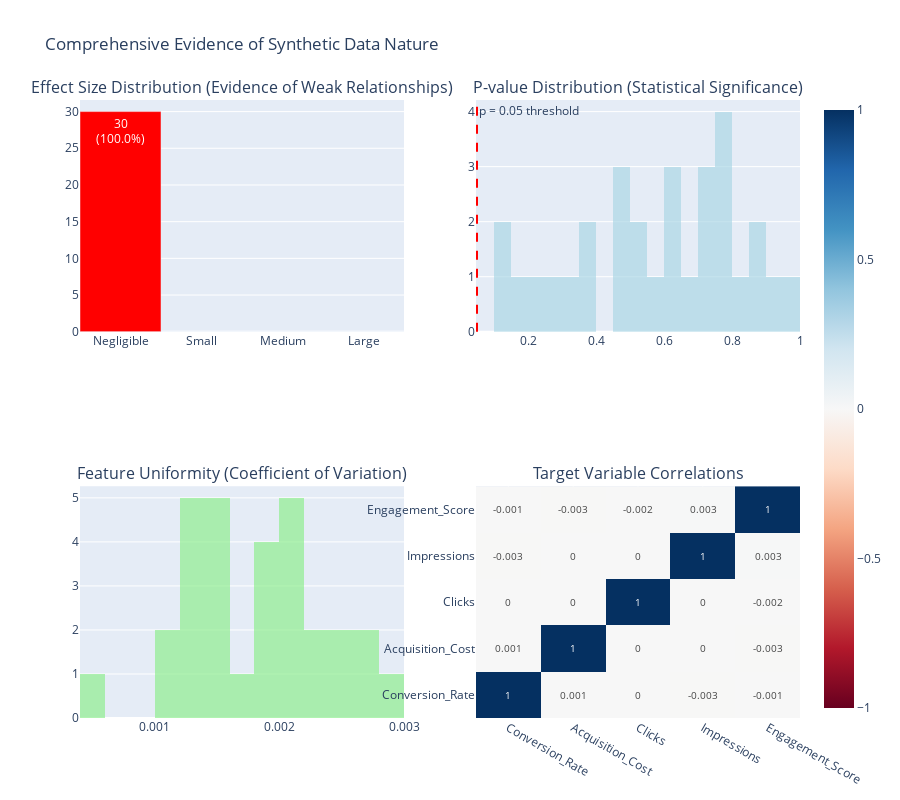

Notebook code for this chart:
### Code cell
# Create a final comprehensive visualization
fig = make_subplots(
    rows=2, cols=2,
    subplot_titles=(
        'Effect Size Distribution (Evidence of Weak Relationships)',
        'P-value Distribution (Statistical Significance)',
        'Feature Uniformity (Coefficient of Variation)',
        'Target Variable Correlations'
    ),
    specs=[[{"type": "bar"}, {"type": "histogram"}],
           [{"type": "histogram"}, {"type": "heatmap"}]]
)

# 1. Effect size distribution
fig.add_trace(go.Bar(
    x=effect_categories,
    y=effect_counts,
    marker_color=['red', 'orange', 'yellow', 'green'],
    text=[f'{count}<br>({count/total_relationships*100:.1f}%)' for count in effect_counts],
    textposition='auto'
), row=1, col=1)

# 2. P-value distribution
fig.add_trace(go.Histogram(
    x=results_df['p_value'],
    nbinsx=20,
    marker_color='lightblue',
    opacity=0.7
), row=1, col=2)

# 3. CV distribution
fig.add_trace(go.Histogram(
    x=results_df['cv_across_categories'],
    nbinsx=20,
    marker_color='lightgreen',
    opacity=0.7
), row=2, col=1)

# 4. Correlation heatmap
fig.add_trace(go.Heatmap(
    z=correlation_matrix.values,
    x=correlation_matrix.columns,
    y=correlation_matrix.index,
    colorscale='RdBu',
    zmid=0,
    text=correlation_matrix.round(3).values,
    texttemplate="%{text}",
    textfont={"size": 10}
), row=2, col=2)

# Update layout
fig.update_layout(
    height=800,
    title_text="Comprehensive Evidence of Synthetic Data Nature",
    showlegend=False
)

# Add reference lines
fig.add_vline(x=0.05, line_dash="dash", line_color="red", row=1, col=2, 
              annotation_text="p = 0.05 threshold")

fig.show()

print("\n📊 This comprehensive analysis provides clear evidence that:")
print("   1. The data exhibits characteristics typical of synthetic datasets")
print("   2. Weak relationships explain poor model performance")
print("   3. Real-world data would show stronger, more meaningful patterns")
print("\n🎯 The synthetic nature of this data is the root cause of the")
print("   weak correlations and poor model performance observed!")

### Figure 1 — Plotly figure (JSON) as saved in the notebook; plotly's stock layout.template omitted (floating-point values rounded to 4 significant figures)
{"data": [{"marker": {"color": ["red", "orange", "yellow", "green"]}, "text": ["30<br>(100.0%)", "0<br>(0.0%)", "0<br>(0.0%)", "0<br>(0.0%)"], "textposition": "auto", "type": "bar", "x": ["Negligible", "Small", "Medium", "Large"], "xaxis": "x", "y": [30, 0, 0, 0], "yaxis": "y"}, {"marker": {"color": "lightblue"}, "nbinsx": 20, "opacity": 0.7, "type": "histogram", "x": [0.7812, 0.4705, 0.7159, 0.912, 0.7592, 0.4634, 0.6847, 0.9797, 0.6023, 0.1134, 0.5009, 0.7086, 0.7209, 0.39, 0.5139, 0.3633, 0.8401, 0.8515, 0.7816, 0.6479, 0.4708, 0.2922, 0.1403, 0.1708, 0.6119, 0.7903, 0.87, 0.2191, 0.3313, 0.5965], "xaxis": "x2", "yaxis": "y2"}, {"marker": {"color": "lightgreen"}, "nbinsx": 20, "opacity": 0.7, "type": "histogram", "x": [0.001274, 0.002029, 0.001963, 0.001274, 0.001835, 0.002421, 0.00117, 0.0005106, 0.001478, 0.002124, 0.001418, 0.001134, 0.001524, 0.002147, 0.002179, 0.002197, 0.001263, 0.001231, 0.001395, 0.001661, 0.00225, 0.002345, 0.002772, 0.002667, 0.001914, 0.001527, 0.001592, 0.002807, 0.002512, 0.001943], "xaxis": "x3", "yaxis": "y3"}, {"colorscale": [[0, "rgb(103,0,31)"], [0.1, "rgb(178,24,43)"], [0.2, "rgb(214,96,77)"], [0.3, "rgb(244,165,130)"], [0.4, "rgb(253,219,199)"], [0.5, "rgb(247,247,247)"], [0.6, "rgb(209,229,240)"], [0.7, "rgb(146,197,222)"], [0.8, "rgb(67,147,195)"], [0.9, "rgb(33,102,172)"], [1, "rgb(5,48,97)"]], "text": [[1.0, 0.001, 0.0, -0.003, -0.001], [0.001, 1.0, 0.0, 0.0, -0.003], [0.0, 0.0, 1.0, 0.0, -0.002], [-0.003, 0.0, 0.0, 1.0, 0.003], [-0.001, -0.003, -0.002, 0.003, 1.0]], "textfont": {"size": 10}, "texttemplate": "%{text}", "type": "heatmap", "x": ["Conversion_Rate", "Acquisition_Cost", "Clicks", "Impressions", "Engagement_Score"], "xaxis": "x4", "y": ["Conversion_Rate", "Acquisition_Cost", "Clicks", "Impressions", "Engagement_Score"], "yaxis": "y4", "z": [[1.0, 0.0007179, 0.0002694, -0.002834, -0.0006384], [0.0007179, 1.0, 0.0001408, 0.0003286, -0.003218], [0.0002694, 0.0001408, 1.0, 3.307e-05, -0.001908], [-0.002834, 0.0003286, 3.307e-05, 1.0, 0.00303], [-0.0006384, -0.003218, -0.001908, 0.00303, 1.0]], "zmid": 0}], "layout": {"annotations": [{"font": {"size": 16}, "showarrow": false, "text": "Effect Size Distribution (Evidence of Weak Relationships)", "x": 0.225, "xanchor": "center", "xref": "paper", "y": 1, "yanchor": "bottom", "yref": "paper"}, {"font": {"size": 16}, "showarrow": false, "text": "P-value Distribution (Statistical Significance)", "x": 0.775, "xanchor": "center", "xref": "paper", "y": 1, "yanchor": "bottom", "yref": "paper"}, {"font": {"size": 16}, "showarrow": false, "text": "Feature Uniformity (Coefficient of Variation)", "x": 0.225, "xanchor": "center", "xref": "paper", "y": 0.375, "yanchor": "bottom", "yref": "paper"}, {"font": {"size": 16}, "showarrow": false, "text": "Target Variable Correlations", "x": 0.775, "xanchor": "center", "xref": "paper", "y": 0.375, "yanchor": "bottom", "yref": "paper"}, {"showarrow": false, "text": "p = 0.05 threshold", "x": 0.05, "xanchor": "left", "xref": "x2", "y": 1, "yanchor": "top", "yref": "y2 domain"}], "height": 800, "shapes": [{"line": {"color": "red", "dash": "dash"}, "type": "line", "x0": 0.05, "x1": 0.05, "xref": "x2", "y0": 0, "y1": 1, "yref": "y2 domain"}], "showlegend": false, "title": {"text": "Comprehensive Evidence of Synthetic Data Nature"}, "xaxis": {"anchor": "y", "domain": [0, 0.45]}, "xaxis2": {"anchor": "y2", "domain": [0.55, 1]}, "xaxis3": {"anchor": "y3", "domain": [0, 0.45]}, "xaxis4": {"anchor": "y4", "domain": [0.55, 1]}, "yaxis": {"anchor": "x", "domain": [0.625, 1]}, "yaxis2": {"anchor": "x2", "domain": [0.625, 1]}, "yaxis3": {"anchor": "x3", "domain": [0, 0.375]}, "yaxis4": {"anchor": "x4", "domain": [0, 0.375]}}}
